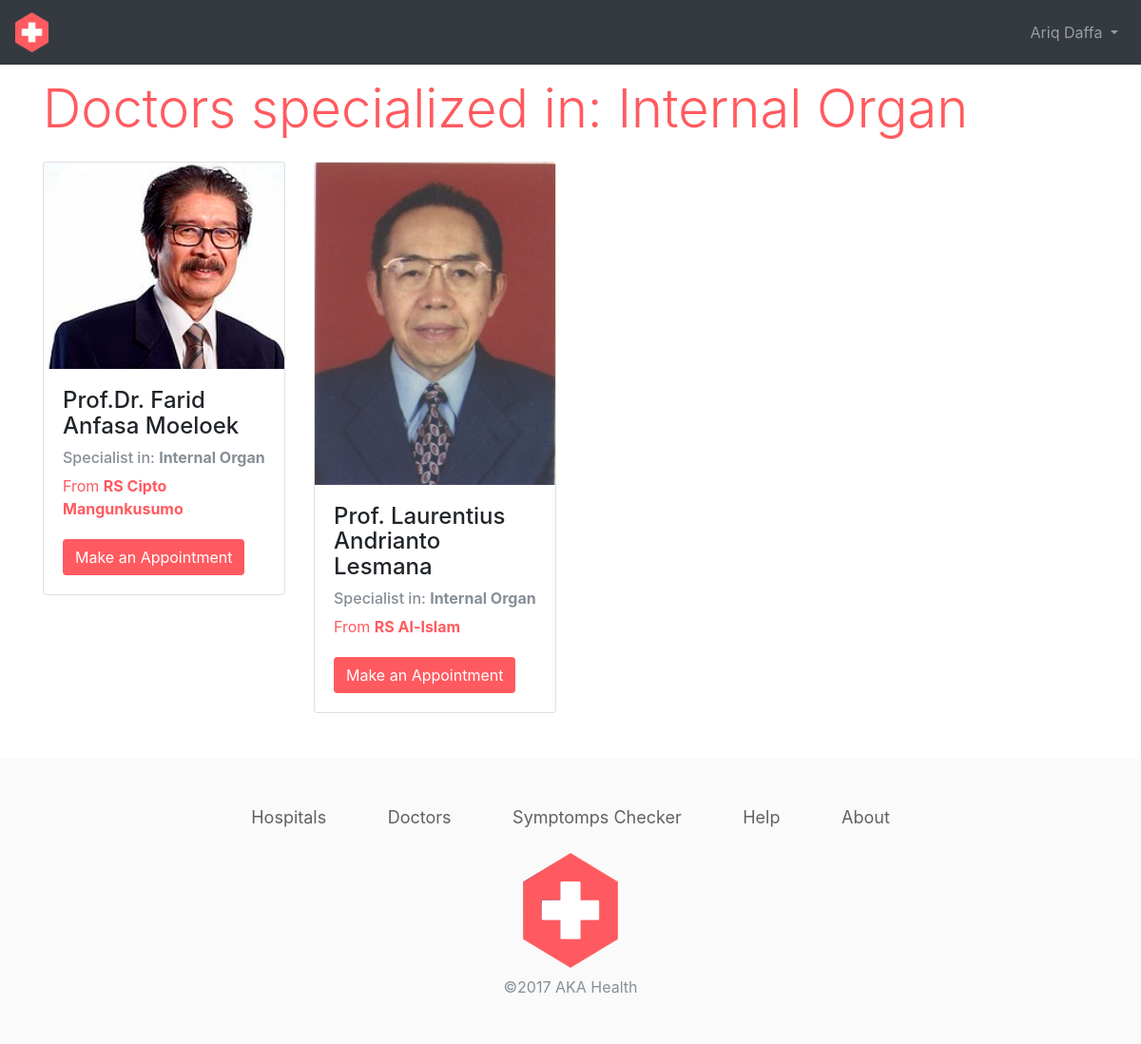
Page /expertise/detail_expertise.php?expertise=Internal Organ (signed in) on the committed database.
### tables this page shows
CREATE TABLE `dokter` (
  `id_dok` int(11) NOT NULL,
  `id_rs` int(5) NOT NULL,
  `nama_dok` varchar(50) NOT NULL,
  `keahlian` text NOT NULL,
  `no_telp` varchar(13) NOT NULL,
  `gambar` varchar(30) NOT NULL
);

CREATE TABLE `rumahsakit` (
  `id_rs` int(11) NOT NULL,
  `nama_rs` varchar(50) NOT NULL,
  `alamat` text NOT NULL,
  `no_telp` varchar(13) NOT NULL,
  `gambar` varchar(30) DEFAULT NULL,
  `id_lokasi` int(11) DEFAULT NULL
);

### expertise/detail_expertise.php (the view, shortened to what this page needs)
<?php
include "../config.php";
$expertise = $_GET['expertise'];
$query ="SELECT dokter.*, rumahsakit.nama_rs FROM dokter join rumahsakit on dokter.id_rs = rumahsakit.id_rs WHERE keahlian ='$expertise'";
$result = mysqli_query($db, $query);
?>
<!DOCTYPE html>
<html>
<head>
    <link rel="stylesheet" href="../assets/css/bootstrap.min.css">
    <link rel="stylesheet" href="../assets/css/style.css">
</head>
<body>
<nav class="navbar navbar-expand-lg navbar-dark bg-dark">
    <a class="navbar-brand" href="../index.php">
        <img src="../assets/img/logohospital.png" alt="logo aka hospital"
             width="35">
    </a>
    <div class="collapse navbar-collapse" id="navbarSupportedContent">
        <ul class="navbar-nav ml-auto">
            <?php if (array_key_exists('login_user', $_SESSION)) { ?>
                <li class="nav-item dropdown">
                    <a class="nav-link dropdown-toggle" href="#" id="navbarDropdown" role="button" data-toggle="dropdown"
                       aria-haspopup="true" aria-expanded="false">
                        <?php echo $_SESSION['login_user']['nama'] ?>
                    </a>
                </li>
            <?php } ?>
        </ul>
    </div>
</nav>
<div class="app pt-3">
    <div class="container">
        <div class="row">
            <div class="col-12">
                <h1 class="title display-4">Doctors specialized in: <?php echo $expertise ?></h1>
            </div>
        </div>
        <div class="row mt-3">
            <?php while ($baris = mysqli_fetch_assoc($result)) { ?>
                <div class="col-3">
                    <div class="card">
                        <img class="card-img-top" src="../assets/img/<?php echo $baris['gambar'] ?>">
                        <div class="card-body">
                            <h4 class="card-title"><?php echo $baris['nama_dok'] ?></h4>
                            <h6 class="card-subtitle my-2 text-muted">Specialist in: <b><?php echo $baris['keahlian'] ?></b></h6>
                            <p class="card-text title">From <a href="hospital/detail_hospital.php?nama_rs=<?php echo $baris['nama_rs'] ?>"><?php echo $baris['nama_rs'] ?></a></p>
                            <a href="#" class="btn btn-aka mt-1 btn-fluid">Make an Appointment</a>
                        </div>
                    </div>
                </div>
            <?php } ?>
        </div>
    </div>
</div>
<div class="footer">
    <div class="container">
        <div class="row">
            <div class="col">
                <div class="text-center">
                    <a href="#" class="aka">Hospitals</a>
                    <a href="#" class="aka">Doctors</a>
                    <a href="#" class="aka">Symptomps Checker</a>
                    <a href="#" class="aka">Help</a>
                    <a href="#" class="aka">About</a>
                </div>
            </div>
        </div>
        <div class="row">
            <div class="col">
                <img src="../assets/img/logohospital.png" alt="logo aka hospital"
                     width="100" class="mt-4">
                <p class="text-secondary text-center mt-2">&copy;2017 AKA Health</p>
            </div>
        </div>
    </div>
</div>
</body>
</html>

### assets/css/style.css (style rules this page uses)
body { background-color: #ffffff; }
.title { color: #FF5A5F; }
.title a { font-weight: bold; color: #FF5A5F; }
.btn.btn-aka { background-color: #FF5A5F; color: #ffffff; }
.footer { background: #FAFAFA; margin-top: 3em; padding: 3em 0 2em 0; }
.footer a { margin: 30px; color: #616161; font-size: 18px; }
.footer img { display: block; margin: 0 auto; }

### rows in the picture
dokter: gambar (picture), nama_dok "Prof.Dr. Farid Anfasa Moeloek", keahlian "Internal Organ", id_rs.nama_rs "RS Cipto Mangunkusumo"
dokter: gambar (picture), nama_dok "Prof. Laurentius Andrianto Lesmana", keahlian "Internal Organ", id_rs.nama_rs "RS Al-Islam"

### other values in the picture
$_SESSION['login_user']['nama'] "Ariq Daffa"
$expertise "Internal Organ"
